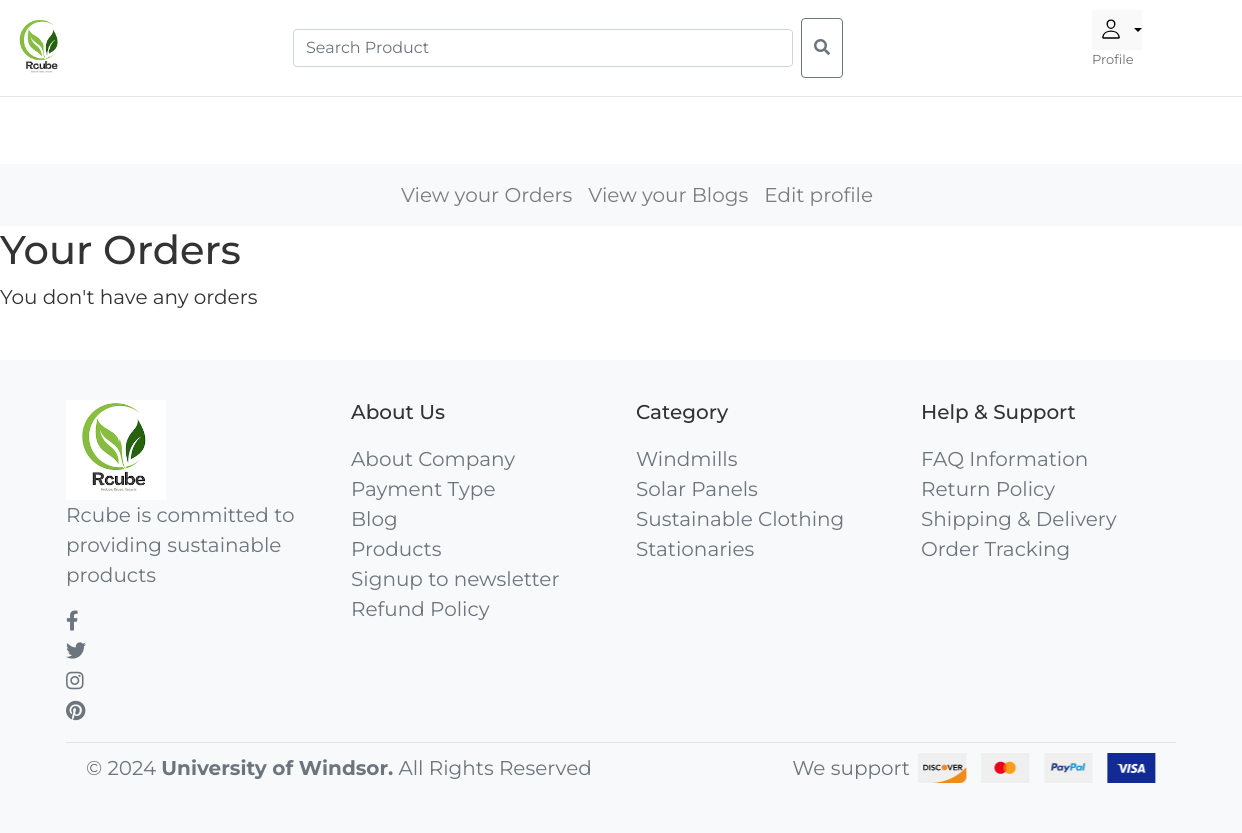
The page /profile/user/orders/ (signed in) on the database as committed earlier.
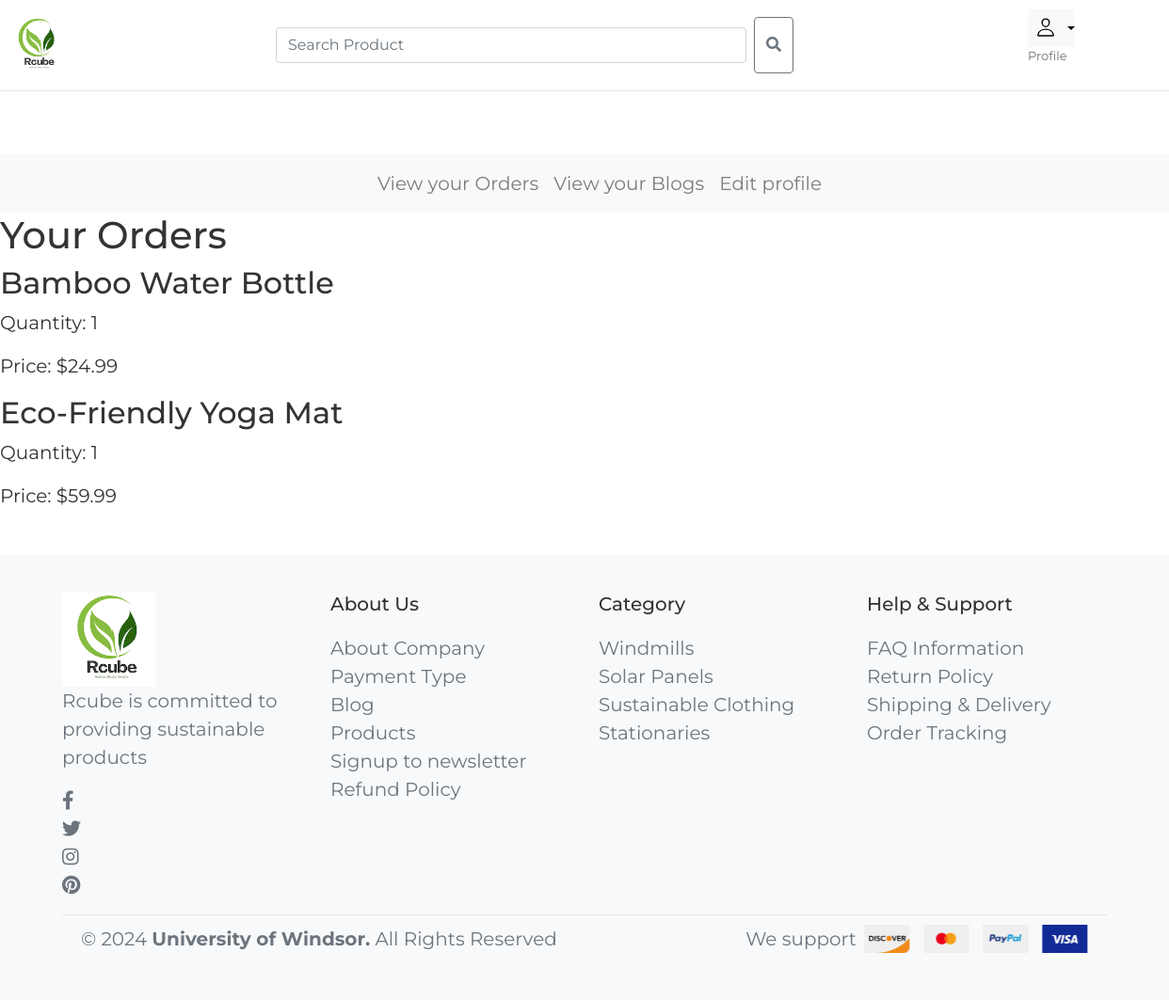
The same page on the database as committed later.
### rcubeApp/models.py (models this page shows, shortened)
class OrderItem(models.Model):
    order = models.ForeignKey(Order, on_delete=models.CASCADE)
    product = models.ForeignKey(Product, on_delete=models.CASCADE)
    quantity = models.PositiveIntegerField(default=1)
    def get_total_price(self):
        return self.product.price * self.quantity

### usersApp/models.py (models this page shows, shortened)
class Product(models.Model):
    name = models.CharField(max_length=100)
    description = models.TextField(blank=True)
    price = models.DecimalField(max_digits=10, decimal_places=2)
    category = models.ForeignKey(Category, on_delete=models.CASCADE)
    image = models.ImageField(upload_to='product_images/', blank=True, null=True)

### usersApp/views.py (the view)
# urls.py: path('profile/user/orders/', views.user_orders, name='user_orders'),
@login_required
def user_orders(request):
    order_item = OrderItem.objects.filter(order__user=request.user)
    orders = Order.objects.filter(user=request.user)
    return render(request, 'user_orders.html', {"orders": orders, 'items': order_item})

### usersApp/templates/user_orders.html (shortened to what this page needs)
{% extends "user_profile.html" %}
{% block content %}
<h1>Your Orders</h1>
    {% if orders %}
        <ol>
        {% for item in items %}
            <li>
                <h2>{{ item.product.name }}</h2>
                <p>Quantity: {{ item.quantity }}</p>
                <p>Price: ${{ item.get_total_price }}</p>
            </li>
        {% endfor %}
    </ol>
    {% else %}
        You don't have any orders
    {% endif %}
{% endblock %}

Rows that differ between the two databases and show on the page:
added OrderItem: product.name "Bamboo Water Bottle", quantity "1", get_total_price "24.99"
added OrderItem: product.name "Eco-Friendly Yoga Mat", quantity "1", get_total_price "59.99"
Other text that changed with them:
text no longer shown: "You don't have any orders"
